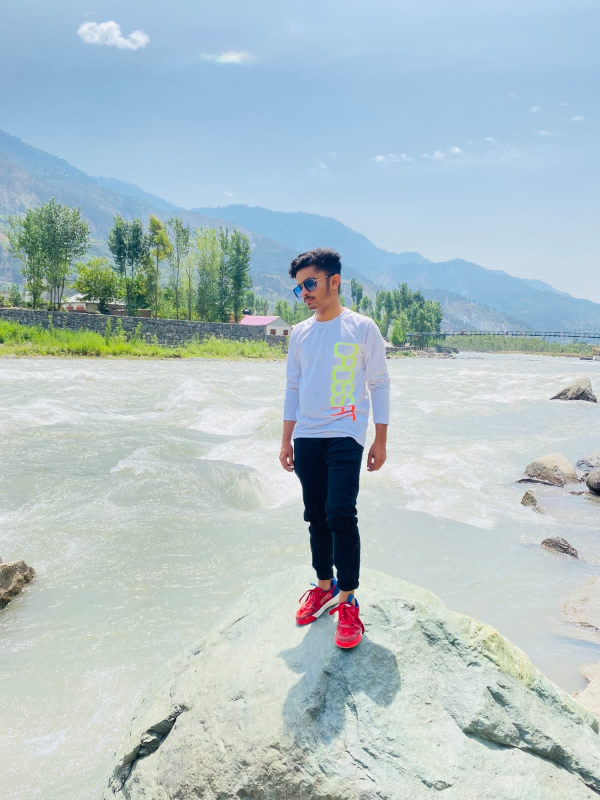
#> input picture 3_OpenCV/Resources/img.jpg, 1200 x 1600 px, found by its file name (shown at 1/2 size)
$ python '04_Black&White.py'
#> lines starting #> are read from the running program, lines starting #| are printed output that depends on the picture; after the words box and inside, x2 and y2 are one past the last pixel; in counts of white or black regions, pixels touching at a corner belong together

import cv2 as cv
from cv2 import cvtColor

img= cv.imread("Resources\img.jpg")
#> img is the input picture: shape (1600, 1200, 3); mean B, G, R 198.4, 193.7, 176.2

gray= cvtColor (img, cv.COLOR_BGR2GRAY)
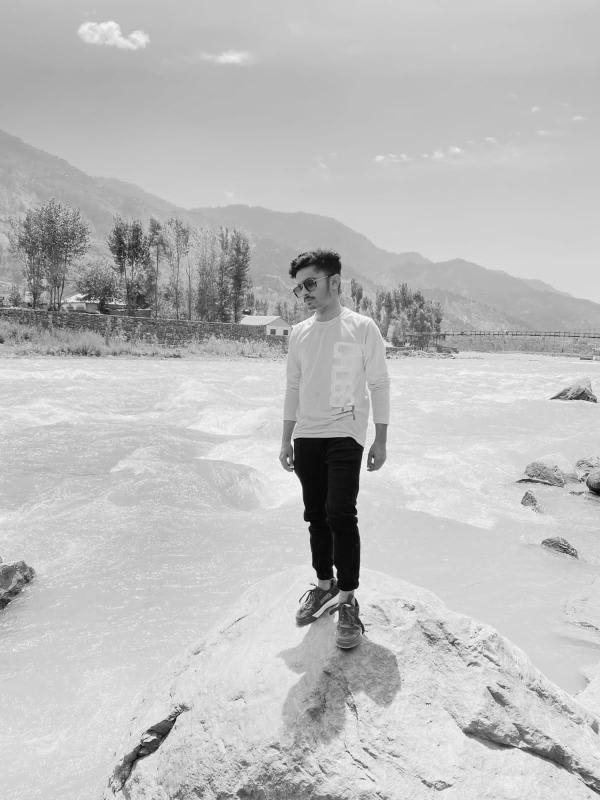
#> gray: shape (1600, 1200) (shown at 1/2 size); min 1, max 255, mean 189

(thresh, b_w)= cv.threshold(gray, 127, 255, cv.THRESH_BINARY)
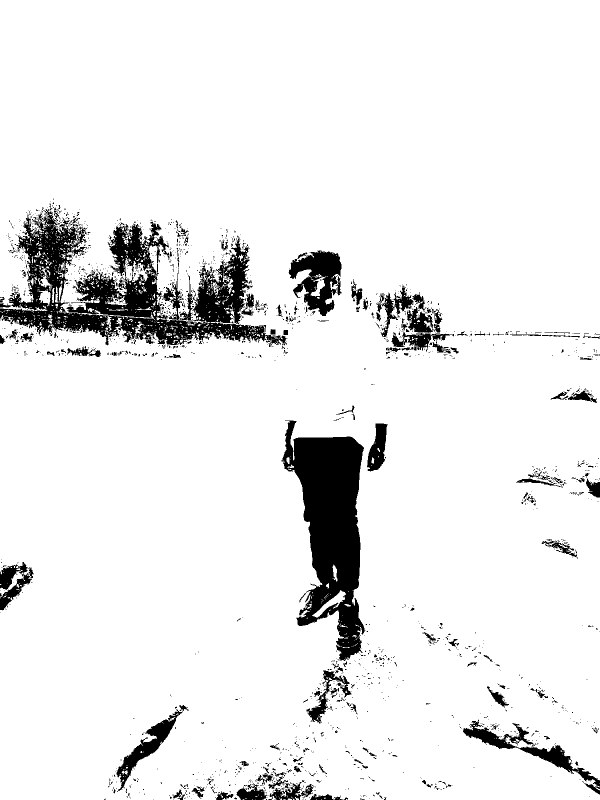
#> b_w: shape (1600, 1200) (shown at 1/2 size); 92.1% white; 1800 black regions (1636 under 20 px), largest, box (x1, y1, x2, y2) and area: (0, 418, 575, 694) 55731, (564, 841, 730, 1322) 42213, (577, 501, 683, 632) 7654

# Size
img= cv.resize(img, (800,800))
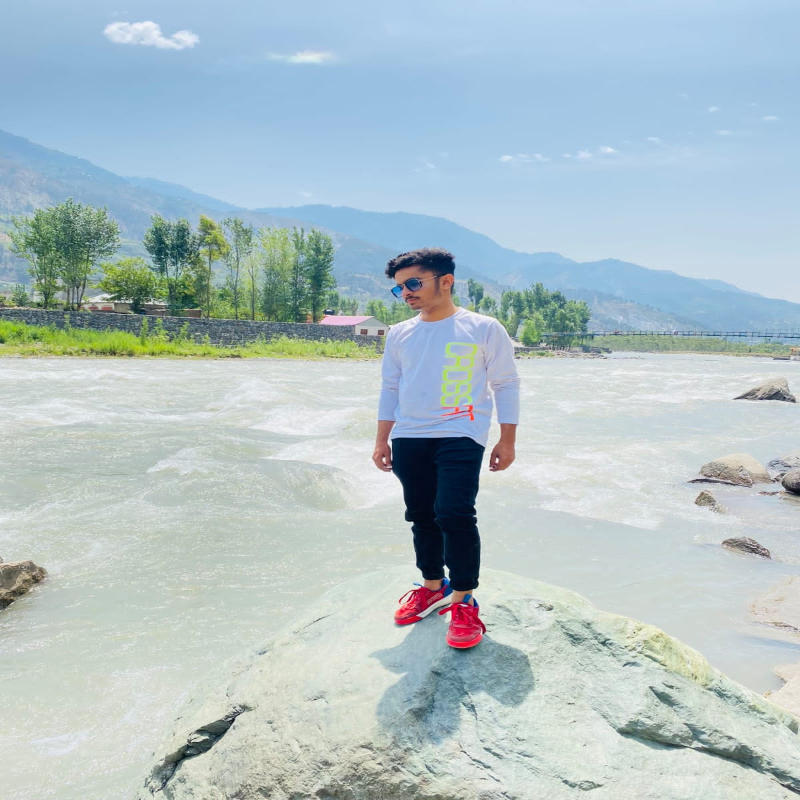
#> img: shape (800, 800, 3); mean B, G, R 198.4, 193.8, 176.3
gray= cv.resize(gray, (800,800))
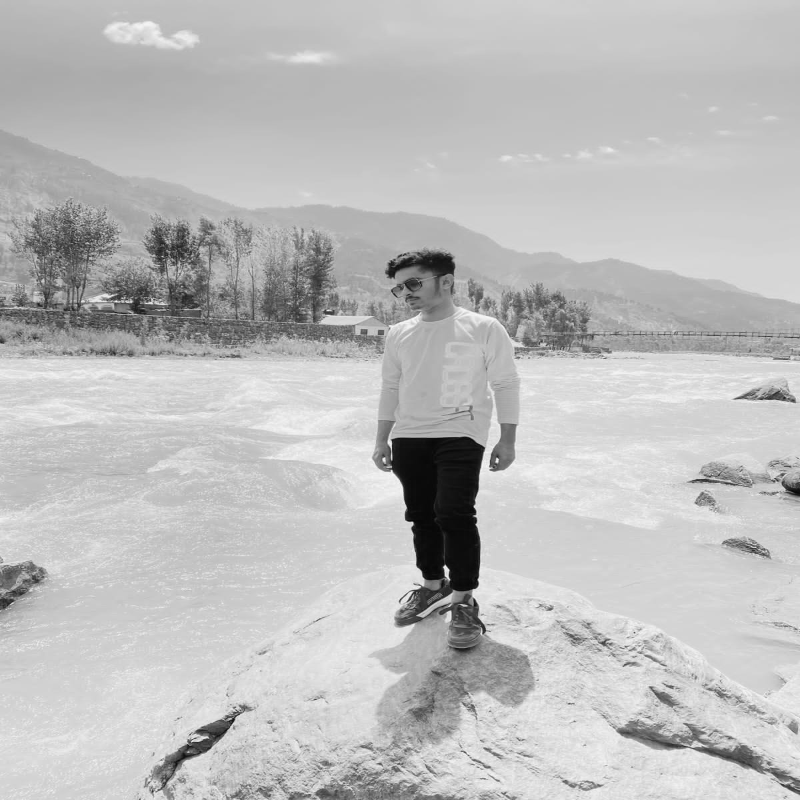
#> gray: shape (800, 800); min 6, max 249, mean 189.1
b_w= cv.resize(b_w, (800,800))
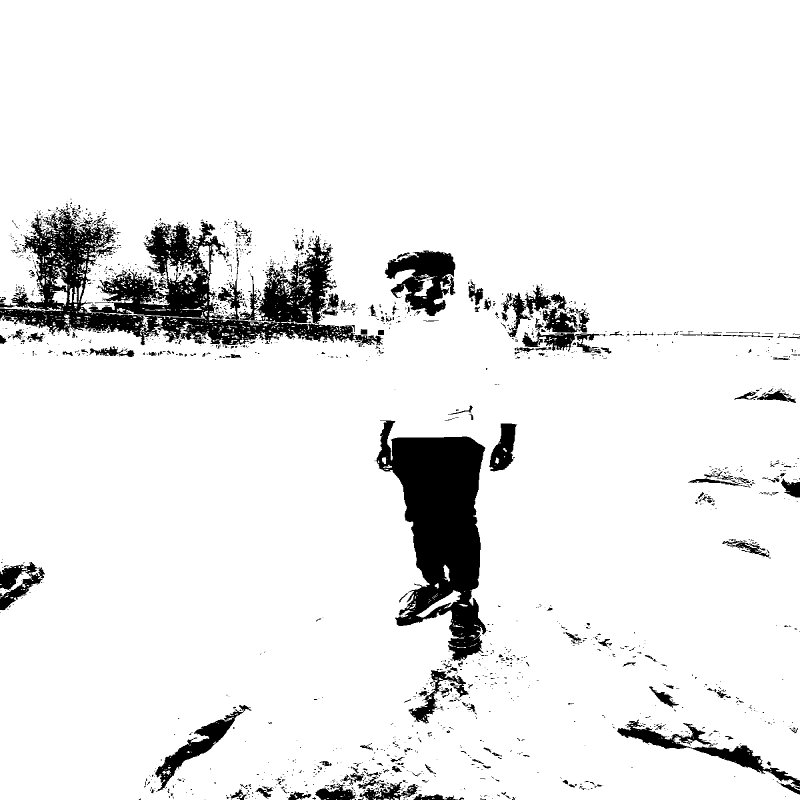
#> b_w: shape (800, 800); min 0, max 255, mean 234.7

# Display image
cv.imshow("First image", img)
cv.imshow("Gray image", gray)
cv.imshow("Black & White image", b_w)

# Delay
cv.waitKey(0)
cv.destroyAllWindows()
